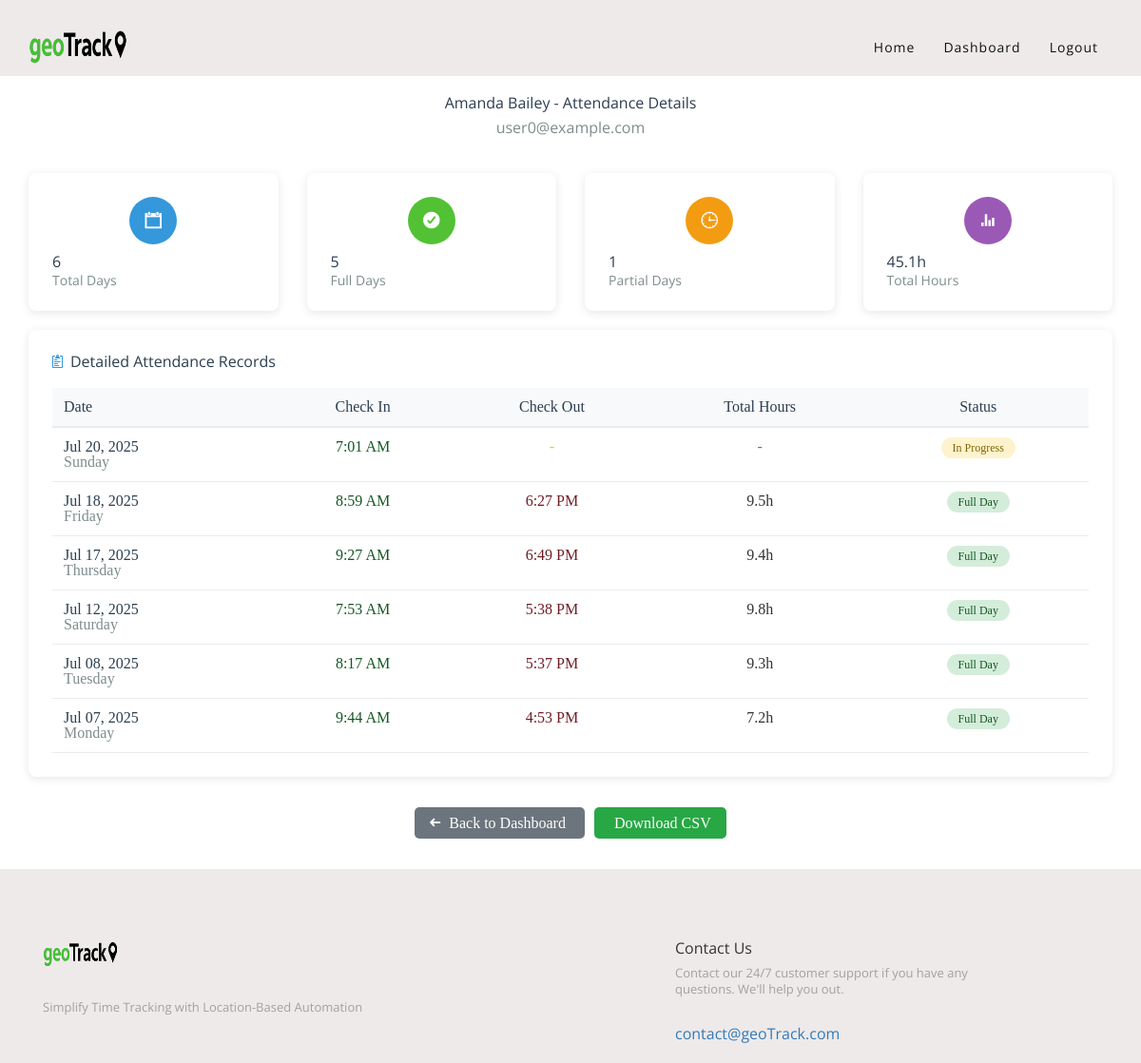
The page /member-attendance/4/ (signed in) on the database its author committed.
### myapp/models.py (models this page shows, shortened)
class CustomUser(AbstractBaseUser, PermissionsMixin):
    CHOICES = (
        ("staff", "Staff"),
        ("member", "Member"),
    )
    DEPARTMENT_CHOICES = (
        ('communication', 'Communication'),
        ('creatives', 'Creatives'),
        ('tech_department', 'Tech Department'),
        ('community_experience', 'Community Experience'),
        ('youth_engagement', 'Youth Engagement'),
        ('heritage', 'Heritage'),
        ('admin', 'Admin'),
        ('finance', 'Finance'),
        ('entrepreneurship', 'Entrepreneurship'),
    )
    email = models.EmailField(max_length=255, unique=True, verbose_name=_("Email Address"))
    first_name = models.CharField(max_length=100, verbose_name=_("First Name"))
    last_name = models.CharField(max_length=100, verbose_name=_("Last Name"))
    is_staff = models.BooleanField(default=False)
    is_superuser = models.BooleanField(default=False)
    is_verified = models.BooleanField(default=False)
    is_active = models.BooleanField(default=True)
    date_joined = models.DateTimeField(auto_now_add=True)
    last_login = models.DateTimeField(auto_now=True)
    user_type = models.CharField(max_length=15 ,choices=CHOICES, default='member', db_index=True)
    department = models.CharField(max_length=25, choices=DEPARTMENT_CHOICES, null=True)
    USERNAME_FIELD = "email"
    REQUIRED_FIELDS = ["first_name", "last_name"]
    objects = UserManager()

class Attendance(models.Model):
    user = models.ForeignKey(CustomUser, on_delete=models.CASCADE)
    date = models.DateField()
    checkin_time = models.DateTimeField(null=True, blank=True)  # Store clock-in time
    checkout_time = models.DateTimeField(null=True, blank=True)  # Store clock-out time
    checkin_latitude = models.FloatField(null=True, blank=True)  # Latitude for clock-in location
    checkin_longitude = models.FloatField(null=True, blank=True)  # Longitude for clock-in location
    checkout_latitude = models.FloatField(null=True, blank=True)  # Latitude for clock-out location
    checkout_longitude = models.FloatField(null=True, blank=True)  # Longitude for clock-out location
    checkin_address = models.TextField(null=True, blank=True)
    checkout_address = models.TextField(null=True, blank=True)
    class Meta:
        unique_together = ("user", "date")
        ordering = ["-date"]

### myapp/views.py (the view)
# urls.py: path('member-attendance/<int:member_id>/', MemberAttendanceDetailView.as_view(), name='member_attendance_detail'),
class MemberAttendanceDetailView(LoginRequiredMixin, UserPassesTestMixin, TemplateView):
    template_name = "myapp/member_attendance_detail.html"
    def test_func(self):
        return self.request.user.is_staff
    def get_object(self):
        member_id = self.kwargs.get('member_id')
        current_staff = self.request.user
        if current_staff.department:
            member = get_object_or_404(
                CustomUser,
                id=member_id,
                user_type='member',
                department=current_staff.department
            )
        else:
            member = get_object_or_404(CustomUser, id=member_id, user_type='member')
        return member
    def get_context_data(self, **kwargs):
        ctx = super().get_context_data(**kwargs)
        member = self.get_object()
        attendance_records = Attendance.objects.filter(user=member).order_by('-date')
        records_with_hours = []
        total_hours = 0
        full_days = 0
        partial_days = 0
        for record in attendance_records:
            record_data = record
            if record.checkin_time and record.checkout_time:
                time_diff = record.checkout_time - record.checkin_time
                hours = time_diff.total_seconds() / 3600
                record_data.total_hours = hours
                total_hours += hours
                full_days += 1
            elif record.checkin_time:
                record_data.total_hours = None
                partial_days += 1
            else:
                record_data.total_hours = None
            records_with_hours.append(record_data)
        ctx.update({
            'member': member,
            'attendance_records': records_with_hours,
            'total_days': attendance_records.count(),
            'full_days': full_days,
            'partial_days': partial_days,
            'total_hours': total_hours,
        })
        return ctx

### templates/myapp/member_attendance_detail.html (shortened to what this page needs)
{% extends './base.html' %}
{% load static %}
{% block content %}
<div class="container" style="margin-top: 100px; min-height: 500px;">
    <div class="row">
        <div class="col-md-12">
            <div class="text-center">
                <h2 style="color: #2c3e50; margin-bottom: 10px;">
                    {{ member.first_name }} {{ member.last_name }} - Attendance Details
                </h2>
                <p style="color: #7f8c8d; font-size: 16px;">{{ member.email }}</p>
            </div>
        </div>
    </div>
    <div class="row" style="margin-top: 40px;">
        <div class="col-md-3">
            <div style="background: white; padding: 25px; border-radius: 8px; box-shadow: 0 2px 10px rgba(0,0,0,0.1); text-center; margin-bottom: 20px;">
                <div style="background: #3498db; color: white; width: 50px; height: 50px; border-radius: 50%; display: flex; align-items: center; justify-content: center; margin: 0 auto 10px; font-size: 20px;">
                    <i class="ion-calendar"></i>
                </div>
                <h3 style="color: #2c3e50; margin-bottom: 5px;">{{ total_days }}</h3>
                <p style="color: #7f8c8d; font-size: 14px;">Total Days</p>
            </div>
        </div>
        <div class="col-md-3">
            <div style="background: white; padding: 25px; border-radius: 8px; box-shadow: 0 2px 10px rgba(0,0,0,0.1); text-center; margin-bottom: 20px;">
                <div style="background: #52c234; color: white; width: 50px; height: 50px; border-radius: 50%; display: flex; align-items: center; justify-content: center; margin: 0 auto 10px; font-size: 20px;">
                    <i class="ion-checkmark-circled"></i>
                </div>
                <h3 style="color: #2c3e50; margin-bottom: 5px;">{{ full_days }}</h3>
                <p style="color: #7f8c8d; font-size: 14px;">Full Days</p>
            </div>
        </div>
        <div class="col-md-3">
            <div style="background: white; padding: 25px; border-radius: 8px; box-shadow: 0 2px 10px rgba(0,0,0,0.1); text-center; margin-bottom: 20px;">
                <div style="background: #f39c12; color: white; width: 50px; height: 50px; border-radius: 50%; display: flex; align-items: center; justify-content: center; margin: 0 auto 10px; font-size: 20px;">
                    <i class="ion-clock"></i>
                </div>
                <h3 style="color: #2c3e50; margin-bottom: 5px;">{{ partial_days }}</h3>
                <p style="color: #7f8c8d; font-size: 14px;">Partial Days</p>
            </div>
        </div>
        <div class="col-md-3">
            <div style="background: white; padding: 25px; border-radius: 8px; box-shadow: 0 2px 10px rgba(0,0,0,0.1); text-center; margin-bottom: 20px;">
                <div style="background: #9b59b6; color: white; width: 50px; height: 50px; border-radius: 50%; display: flex; align-items: center; justify-content: center; margin: 0 auto 10px; font-size: 20px;">
                    <i class="ion-stats-bars"></i>
                </div>
                <h3 style="color: #2c3e50; margin-bottom: 5px;">{{ total_hours|floatformat:1 }}h</h3>
                <p style="color: #7f8c8d; font-size: 14px;">Total Hours</p>
            </div>
        </div>
    </div>
    <div class="row" style="margin-bottom: 40px;">
        <div class="col-md-12">
            <div style="background: white; padding: 25px; border-radius: 8px; box-shadow: 0 2px 10px rgba(0,0,0,0.1);">
                <h4 style="color: #2c3e50; margin-bottom: 20px; display: flex; align-items: center;">
                    <i class="ion-clipboard" style="margin-right: 8px; color: #3498db;"></i>
                    Detailed Attendance Records
                </h4>
                {% if attendance_records %}
                    <div style="overflow-x: auto;">
                        <table style="width: 100%; border-collapse: collapse;">
                            <thead>
                                <tr style="background: #f8f9fa;">
                                    <th style="padding: 12px; text-align: left; color: #2c3e50; border-bottom: 2px solid #e9ecef;">Date</th>
                                    <th style="padding: 12px; text-align: center; color: #2c3e50; border-bottom: 2px solid #e9ecef;">Check In</th>
                                    <th style="padding: 12px; text-align: center; color: #2c3e50; border-bottom: 2px solid #e9ecef;">Check Out</th>
                                    <th style="padding: 12px; text-align: center; color: #2c3e50; border-bottom: 2px solid #e9ecef;">Total Hours</th>
                                    <th style="padding: 12px; text-align: center; color: #2c3e50; border-bottom: 2px solid #e9ecef;">Status</th>
                                </tr>
                            </thead>
                            <tbody>
                                {% for record in attendance_records %}
                                <tr style="border-bottom: 1px solid #e9ecef;">
                                    <td style="padding: 12px; color: #2c3e50; font-weight: 500;">
                                        {{ record.date|date:"M d, Y" }}
                                        <br>
                                        <small style="color: #7f8c8d;">{{ record.date|date:"l" }}</small>
                                    </td>
                                    <td style="padding: 12px; text-align: center; color: #155724;">
                                        {% if record.checkin_time %}
                                            {{ record.checkin_time|time:"g:i A" }}
                                        {% else %}
                                            <span style="color: #dc3545;">-</span>
                                        {% endif %}
                                    </td>
                                    <td style="padding: 12px; text-align: center; color: #721c24;">
                                        {% if record.checkout_time %}
                                            {{ record.checkout_time|time:"g:i A" }}
                                        {% else %}
                                            <span style="color: #ffc107;">-</span>
                                        {% endif %}
                                    </td>
                                    <td style="padding: 12px; text-align: center; font-weight: 500;">
                                        {% if record.total_hours %}
                                            {{ record.total_hours|floatformat:1 }}h
                                        {% else %}
                                            <span style="color: #6c757d;">-</span>
                                        {% endif %}
                                    </td>
                                    <td style="padding: 12px; text-align: center;">
                                        {% if not record.checkin_time %}
                                            <span style="background: #f8d7da; color: #721c24; padding: 4px 12px; border-radius: 15px; font-size: 12px; font-weight: 500;">
                                                No Show
                                            </span>
                                        {% elif record.checkin_time and not record.checkout_time %}
                                            <span style="background: #fff3cd; color: #856404; padding: 4px 12px; border-radius: 15px; font-size: 12px; font-weight: 500;">
                                                In Progress
                                            </span>
                                        {% elif record.checkin_time and record.checkout_time %}
                                            <span style="background: #d4edda; color: #155724; padding: 4px 12px; border-radius: 15px; font-size: 12px; font-weight: 500;">
                                                Full Day
                                            </span>
                                        {% endif %}
                                    </td>
                                </tr>
                                {% endfor %}
                            </tbody>
                        </table>
                    </div>
                {% else %}
                    <div style="text-align: center; padding: 40px; color: #7f8c8d;">
                        <i class="ion-clipboard" style="font-size: 48px; margin-bottom: 15px; display: block;"></i>
                        <p>No attendance records found for this member.</p>
                    </div>
                {% endif %}
            </div>
        </div>
    </div>
    <div class="row" style="margin-bottom: 40px;">
        <div class="col-md-12" style="text-align: center;">
            <a href="{% url 'myapp:staff_dashboard' %}"
               style="background: #6c757d; color: white; padding: 8px 16px; border-radius: 5px; text-decoration: none; margin-right: 10px;">
                <i class="ion-arrow-left-c" style="margin-right: 5px;"></i>
                Back to Dashboard
            </a>
            <a href="{% url 'myapp:export_member_attendance' member.id %}"
               style="background: #28a745; color: white; padding: 8px 16px; border-radius: 5px; text-decoration: none;">
                Download CSV
            </a>
        </div>
    </div>
</div>
{% endblock %}

### static/myapp/assets/css/style.css (style rules this page uses)
html, body, div, span, applet, object, iframe, h1, h2, h3, h4, h5, h6, p, blockquote, pre, a, abbr, acronym, address, big, cite, code, del, dfn, em, img, ins, kbd, q, s, samp, small, strike, strong, sub, sup, tt, var, b, u, i, center, dl, dt, dd, ol, ul, li, fieldset, form, label, legend, table, caption, tbody, tfoot, thead, tr, th, td, article, aside, canvas, details, embed, figure, figcaption, footer, header, hgroup, menu, nav, output, ruby, section, summary, time, mark, audio, video { margin: 0; padding: 0; border: 0; font-size: 100%; font: inherit; vertical-align: baseline; }
body { line-height: 1; }
table { border-collapse: collapse; border-spacing: 0; }
html * { -webkit-font-smoothing: antialiased; -moz-osx-font-smoothing: grayscale; }
*, *:after, *:before { -webkit-box-sizing: border-box; -moz-box-sizing: border-box; box-sizing: border-box; }
h1, h2, h3, h4, h5, h6 { font-family: Open Sans; }
p { font-family: Open Sans; }

### rows shown on the page
CustomUser: first_name "Amanda", last_name "Bailey", email "user0@example.com"
Attendance: date "Jul 20, 2025", date "Sunday", checkin_time "7:01 AM", shows "In Progress"
Attendance: date "Jul 18, 2025", date "Friday", checkin_time "8:59 AM", checkout_time "6:27 PM", total_hours "9.5", shows "Full Day"
Attendance: date "Jul 17, 2025", date "Thursday", checkin_time "9:27 AM", checkout_time "6:49 PM", total_hours "9.4", shows "Full Day"
Attendance: date "Jul 12, 2025", date "Saturday", checkin_time "7:53 AM", checkout_time "5:38 PM", total_hours "9.8", shows "Full Day"
Attendance: date "Jul 08, 2025", date "Tuesday", checkin_time "8:17 AM", checkout_time "5:37 PM", total_hours "9.3", shows "Full Day"
Attendance: date "Jul 07, 2025", date "Monday", checkin_time "9:44 AM", checkout_time "4:53 PM", total_hours "7.2", shows "Full Day"

### other values the page prints
{{ total_days }} "6"
{{ full_days }} "5"
{{ partial_days }} "1"
{{ total_hours|floatformat:1 }} "45.1"
